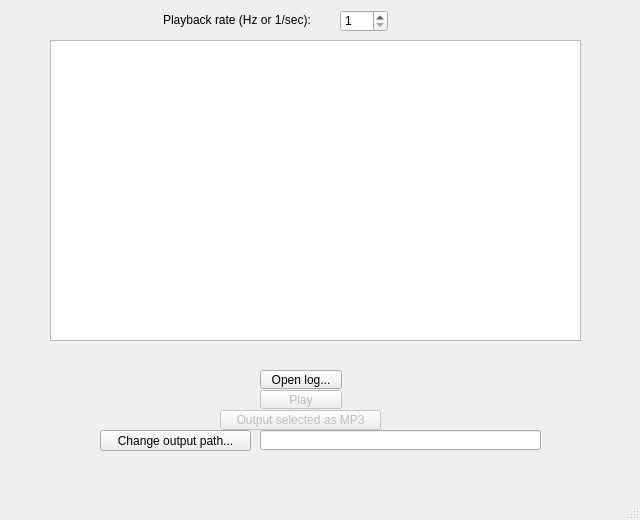
<?xml version="1.0" encoding="UTF-8"?>
<ui version="4.0">
 <class>MainWindow</class>
 <widget class="QMainWindow" name="MainWindow">
  <property name="geometry">
   <rect>
    <x>0</x>
    <y>0</y>
    <width>640</width>
    <height>520</height>
   </rect>
  </property>
  <property name="windowTitle">
   <string>MainWindow</string>
  </property>
  <widget class="QWidget" name="centralwidget">
   <widget class="QPushButton" name="btnPlay">
    <property name="enabled">
     <bool>false</bool>
    </property>
    <property name="geometry">
     <rect>
      <x>260</x>
      <y>390</y>
      <width>82</width>
      <height>19</height>
     </rect>
    </property>
    <property name="text">
     <string>Play</string>
    </property>
   </widget>
   <widget class="QPushButton" name="btnRecord">
    <property name="enabled">
     <bool>false</bool>
    </property>
    <property name="geometry">
     <rect>
      <x>220</x>
      <y>410</y>
      <width>161</width>
      <height>20</height>
     </rect>
    </property>
    <property name="text">
     <string>Output selected as MP3</string>
    </property>
   </widget>
   <widget class="QListWidget" name="lstSignals">
    <property name="geometry">
     <rect>
      <x>50</x>
      <y>40</y>
      <width>531</width>
      <height>301</height>
     </rect>
    </property>
    <property name="alternatingRowColors">
     <bool>true</bool>
    </property>
    <property name="selectionMode">
     <enum>QAbstractItemView::MultiSelection</enum>
    </property>
    <property name="uniformItemSizes">
     <bool>true</bool>
    </property>
    <property name="selectionRectVisible">
     <bool>true</bool>
    </property>
    <property name="sortingEnabled">
     <bool>true</bool>
    </property>
   </widget>
   <widget class="QPushButton" name="btnOpenLog">
    <property name="geometry">
     <rect>
      <x>260</x>
      <y>370</y>
      <width>82</width>
      <height>19</height>
     </rect>
    </property>
    <property name="text">
     <string>Open log...</string>
    </property>
   </widget>
   <widget class="QPushButton" name="btnChangeOutput">
    <property name="geometry">
     <rect>
      <x>100</x>
      <y>430</y>
      <width>151</width>
      <height>21</height>
     </rect>
    </property>
    <property name="text">
     <string>Change output path...</string>
    </property>
   </widget>
   <widget class="QLineEdit" name="txtOutputPath">
    <property name="geometry">
     <rect>
      <x>260</x>
      <y>430</y>
      <width>281</width>
      <height>20</height>
     </rect>
    </property>
   </widget>
   <widget class="QSpinBox" name="spinPlayback">
    <property name="geometry">
     <rect>
      <x>340</x>
      <y>10</y>
      <width>48</width>
      <height>22</height>
     </rect>
    </property>
    <property name="minimum">
     <number>1</number>
    </property>
    <property name="maximum">
     <number>500</number>
    </property>
   </widget>
   <widget class="QLabel" name="label">
    <property name="geometry">
     <rect>
      <x>163</x>
      <y>10</y>
      <width>181</width>
      <height>20</height>
     </rect>
    </property>
    <property name="text">
     <string>Playback rate (Hz or 1/sec):</string>
    </property>
   </widget>
  </widget>
  <widget class="QMenuBar" name="menubar">
   <property name="geometry">
    <rect>
     <x>0</x>
     <y>0</y>
     <width>640</width>
     <height>22</height>
    </rect>
   </property>
  </widget>
  <widget class="QStatusBar" name="statusbar"/>
  <action name="actionPlay">
   <property name="text">
    <string>Play</string>
   </property>
  </action>
  <action name="actionRecord">
   <property name="text">
    <string>Record</string>
   </property>
  </action>
  <action name="actionChange_Path">
   <property name="text">
    <string>Change Path</string>
   </property>
  </action>
  <action name="actionOpenLog">
   <property name="text">
    <string>openLog</string>
   </property>
  </action>
 </widget>
 <resources/>
 <connections>
  <connection>
   <sender>btnPlay</sender>
   <signal>clicked()</signal>
   <receiver>actionPlay</receiver>
   <slot>trigger()</slot>
   <hints>
    <hint type="sourcelabel">
     <x>300</x>
     <y>305</y>
    </hint>
    <hint type="destinationlabel">
     <x>-1</x>
     <y>-1</y>
    </hint>
   </hints>
  </connection>
  <connection>
   <sender>btnRecord</sender>
   <signal>clicked()</signal>
   <receiver>actionRecord</receiver>
   <slot>trigger()</slot>
   <hints>
    <hint type="sourcelabel">
     <x>300</x>
     <y>325</y>
    </hint>
    <hint type="destinationlabel">
     <x>-1</x>
     <y>-1</y>
    </hint>
   </hints>
  </connection>
  <connection>
   <sender>btnChangeOutput</sender>
   <signal>clicked()</signal>
   <receiver>actionChange_Path</receiver>
   <slot>trigger()</slot>
   <hints>
    <hint type="sourcelabel">
     <x>200</x>
     <y>455</y>
    </hint>
    <hint type="destinationlabel">
     <x>-1</x>
     <y>-1</y>
    </hint>
   </hints>
  </connection>
  <connection>
   <sender>btnOpenLog</sender>
   <signal>clicked()</signal>
   <receiver>actionOpenLog</receiver>
   <slot>trigger()</slot>
   <hints>
    <hint type="sourcelabel">
     <x>300</x>
     <y>395</y>
    </hint>
    <hint type="destinationlabel">
     <x>-1</x>
     <y>-1</y>
    </hint>
   </hints>
  </connection>
 </connections>
</ui>
